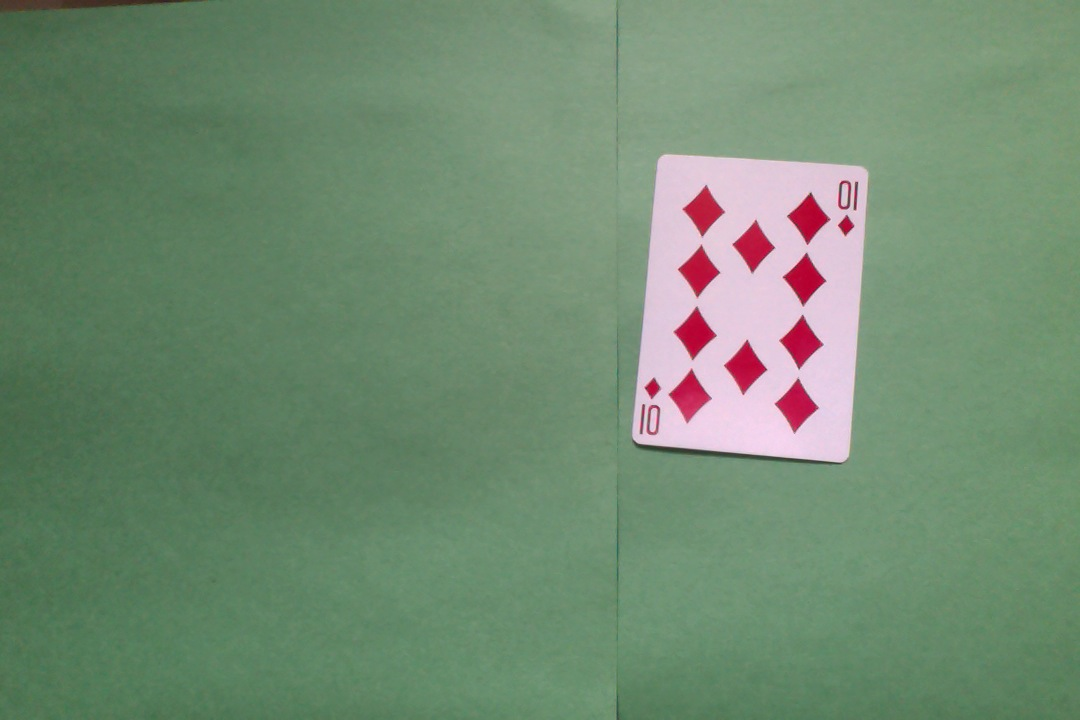
#> input picture test1.jpg, 1080 x 720 px, given in place of the camera
$ python VisualBlackjack.py   (Python 2 division)
#> lines starting #> are read from the running program, lines starting #| are printed output that depends on the picture; after the words box and inside, x2 and y2 are one past the last pixel; in counts of white or black regions, pixels touching at a corner belong together
### ContourValue.py
'''
Created on May 7, 2015
@author: sabinasmajlaj
'''

import math
from operator import itemgetter

import cv2

from Cards import Cards
from TemplateMatcher import TemplateMatcher
import numpy as np
from BlackjackLogic import BlackjackLogic
from BlackjackLogic import RESULTS

class ContourValue():

    '''
    Given the original image and a contour of a card, get its rank
    '''
    def getContourValue(self, img, cnt, b_thresh):
        # Black out everything except the card we're dealing with
        mask = np.zeros_like(img)
        cv2.drawContours(mask, [cnt], 0, (255, 255, 255), -1)
        card_img = np.zeros_like(img)
        card_img[mask == (255, 255, 255)] = img[mask == (255, 255, 255)]

        red_boundary = ([170, 0, 0], [255, 255, 255])
        lower_boundary = np.array(red_boundary[0], dtype="uint8")
        upper_boundary = np.array(red_boundary[1], dtype="uint8")
        # Apply a mask to the image, using the boundaries
        mask = cv2.inRange(card_img, lower_boundary, upper_boundary)
        no_red = cv2.bitwise_and(card_img, card_img, mask = mask)

        # Binarize the image
        imggray = cv2.cvtColor(no_red, cv2.COLOR_BGR2GRAY)

        ret, card_img = cv2.threshold(imggray, b_thresh, 255, 0)

        cnt, hier = cv2.findContours(card_img, cv2.RETR_TREE, cv2.CHAIN_APPROX_SIMPLE)
        if len(cnt) > 30:
            return len(cnt)
        cnt_count = 0
        for element in hier[0]:
            if element[3] == 0:
                cnt_count += 1

        if cnt_count == 16:
            return 10
        else:
            return cnt_count - 4

    def __init__(self):
        return None

### VisualBlackjack.py
'''
Created on Apr 27, 2015

@author: Kevin Walters
'''


import math
from operator import itemgetter

import cv2

from Cards import Cards
from TemplateMatcher import TemplateMatcher
import numpy as np
from BlackjackLogic import BlackjackLogic
from BlackjackLogic import RESULTS
from ContourValue import ContourValue
from argparse import ArgumentParser

CORNER_LEFT = 0
CORNER_RIGHT = 70
CORNER_TOP = 15
CORNER_BOTTOM = 100
SUIT_TOP = 100
SUIT_BOTTOM = 170
SUIT_LEFT = 0
SUIT_RIGHT = 70
STATES = ["WAIT_NO_MVMNT", "WAIT_MVMNT"]
CARD_VALUE = 10

'''
Given a card's contour, determines its rank
Order of steps:
    1. Color the entire contour area white
    2. Determine the card corners from the contours
    3. Perform a perspective transform, to get a top-down, 500x700 view of the card
    4. Get the rank view from the top-left corner of the card (to speed up template matching)
    5. Use the template matcher on the corner to determine the rank
'''
# [90 lines left out: function getRank, not called in this run]

'''
Computes the difference between three consecurite grayscale frames.
Helps to determine if a movement is occuring in the frame
'''
def frame_difference(frames):
    diff1 = cv2.absdiff(frames[2], frames[1])
    diff2 = cv2.absdiff(frames[1], frames[0])
    return cv2.bitwise_and(diff1, diff2)

def readImage(img, green_thresh, b_thresh, calibrate=0):
    # A boundary for any non-green pixel
    green_boundary = ([0, green_thresh, 0], [255, 255, 255])
    #green_boundary = thresh_value
    lower_boundary = np.array(green_boundary[0], dtype="uint8")
    upper_boundary = np.array(green_boundary[1], dtype="uint8")
    # Apply a mask to the image, using the boundaries
    mask = cv2.inRange(img, lower_boundary, upper_boundary)
    no_green = cv2.bitwise_and(img, img, mask = mask)

    kernel = np.ones((1,1), np.uint8)
    no_green = cv2.morphologyEx(no_green, cv2.MORPH_CLOSE, kernel)
    no_green = cv2.morphologyEx(no_green, cv2.MORPH_OPEN, kernel)
    no_green = cv2.morphologyEx(no_green, cv2.MORPH_CLOSE, kernel)
    to_binary = no_green.copy()

    imggray = cv2.cvtColor(to_binary, cv2.COLOR_BGR2GRAY)
    ret, b_img = cv2.threshold(imggray, 0, 255, 0)

    cv2.imwrite("Output.png", b_img)

    cnt, _ = cv2.findContours(b_img, cv2.RETR_EXTERNAL, cv2.CHAIN_APPROX_SIMPLE)

    if calibrate == 1:
        return len(cnt)

    if len(cnt) < 3 and calibrate == 0:
        print "There are not enough cards on the table."
        print "The dealer should receive one card, and the user two"
        return None, -1
    hand = []
    dealer = []
    cv = ContourValue()
    if calibrate != 0 and len(cnt) != 1:
        print "Please use only one card, a ten, to calibrate the system"
        exit()
    card_val = None
    for j in range(len(cnt)):
        if cv2.contourArea(cnt[j]) < 1000: #10k to 1k
            continue

        card_val = cv.getContourValue(img, cnt[j], b_thresh)
        if card_val > 10:
            card_val = getRank(img, cnt[j], b_thresh)

        M = cv2.moments(cnt[j])
        cy = int(M['m01']/M['m00'])
        if cy < 0.4*img.shape[0]:
            isDealer = True
        else:
            isDealer = False
        if not card_val and not isDealer:
            print "Could not identify any cards. Please make cards more visible."
            return
        if not isDealer:
            hand.append(card_val)
        else:
            dealer.append(card_val)

    if len(hand) < 2 and calibrate == 0:
        print "Player should have at least 2 cards! Has %d" % len(hand)
        return

    print_hand = [Cards.CARDS[c] for c in hand]
    print_dealer = [Cards.CARDS[c] for c in dealer]

    if len(dealer) == 0 and calibrate == 0:
        print "Dealer does not have a card. Please place the dealer's card on the top part of the table."
        return
    if calibrate == 0:
        print "Current hand:", print_hand
        print "Dealer:", print_dealer

        if len(dealer) == 1:
            blackjack = BlackjackLogic(hand, dealer[0])
            decision = blackjack.getDecision()
        elif len(dealer) == 2:
            blackjack = BlackjackLogic(hand, dealer)
            decision = blackjack.getResult()
            print decision
        else:
            print "Invalid table - dealer should only have 2 cards max."
            return
        print RESULTS[decision]
    return card_val

def getThreshold():
        # Open the webcam and read an image
        print "Calibrating thresholds..."
        cap = cv2.VideoCapture(0)
        if cap.isOpened():
            ret, frame = cap.read()
#> frame is the input picture: shape (720, 1080, 3); mean B, G, R 113.1, 139.1, 113
        else:
            cap.open()
            ret, frame = cap.read()
        frame_buffer = []
        movement_buffer = []
        #cv2.flip(frame,1) #Flip the frame
        while ret:
            cv2.imshow("out", frame)
            # Keep track of last 3 grayscale frames seen
            gray = cv2.cvtColor(frame, cv2.COLOR_BGR2GRAY)
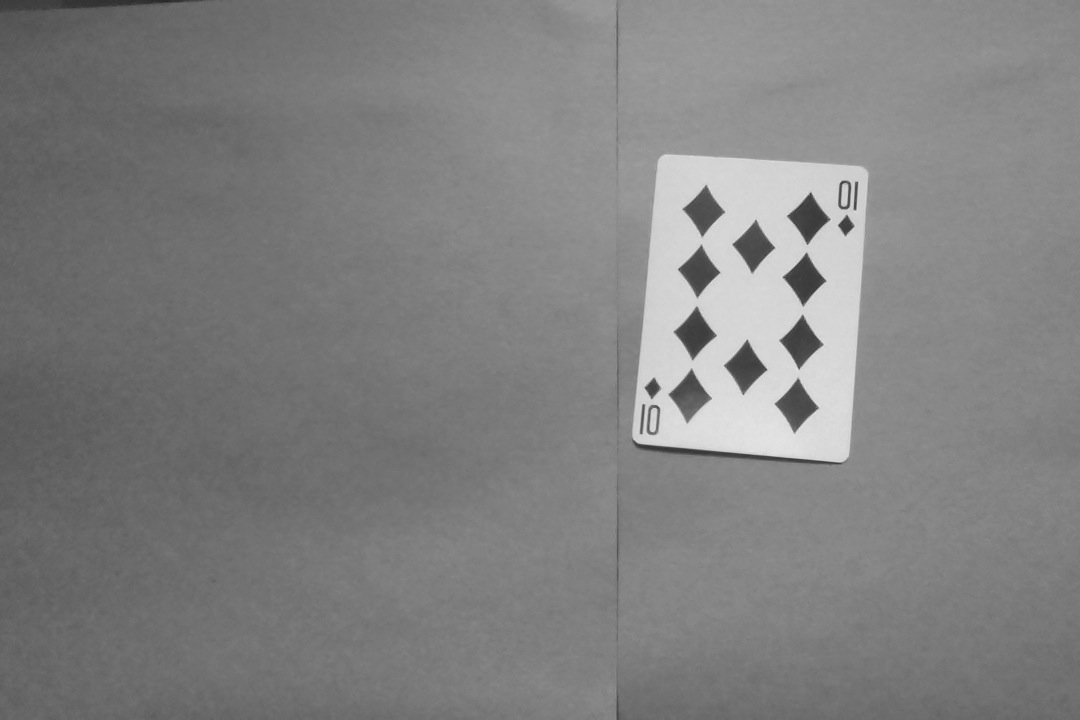
#> gray: shape (720, 1080); min 36, max 231, mean 128.4
            if len(frame_buffer) == 3:
                frame_buffer.pop(0)
            frame_buffer.append(gray)
            if len(frame_buffer) < 3:
                ret, frame = cap.read()
                continue
            # Determine if there has been significant movement based on the difference amongst the last 3 frames
            diff = frame_difference(frame_buffer)
            movement = False
            for row in diff:
                if max(row) > 45:
                    movement = True
                    break
            # Keep track of if there were movements in the last 30 frames or not
            if len(movement_buffer) == 30:
                movement_buffer.pop(0)
            movement_buffer.append(movement)

            if True not in movement_buffer and len(movement_buffer) == 30:
                break

            if cv2.waitKey(1) & 0xFF == ord('q'):
                break
            ret, frame = cap.read()


        green_thresh = 150
#> green_thresh = 150
        valid_green = []
        while green_thresh < 255:
            ret_val = readImage(frame, green_thresh, 255, calibrate=1)
#> in readImage, `green_boundary = ([0, green_thresh, 0], [255, 255, 255])`: green_boundary = ([0, 150, 0], [255, 255, 255])
#> in readImage, `lower_boundary = np.array(green_boundary[0], dtype="uint8")`: lower_boundary = [0, 150, 0]
#> in readImage, `upper_boundary = np.array(green_boundary[1], dtype="uint8")`: upper_boundary = [255, 255, 255]
#> in readImage, `mask = cv2.inRange(img, lower_boundary, upper_boundary)`:
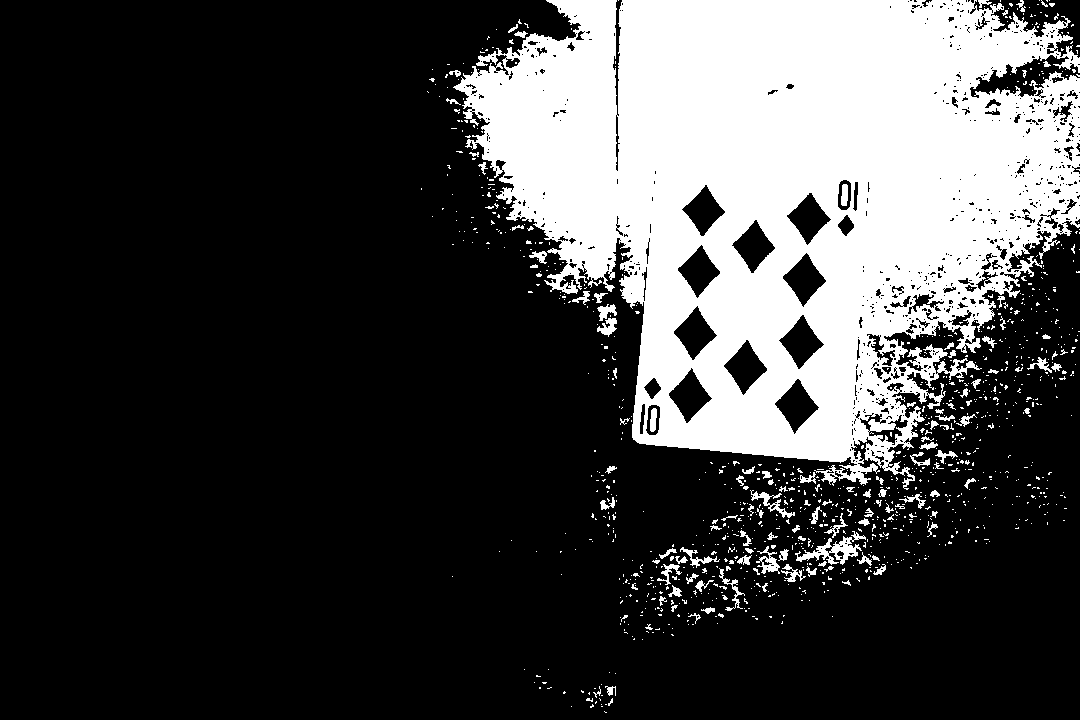
#> mask: shape (720, 1080); 25.4% white; 1108 white regions (993 under 20 px)
#> in readImage, `no_green = cv2.bitwise_and(img, img, mask = mask)`:
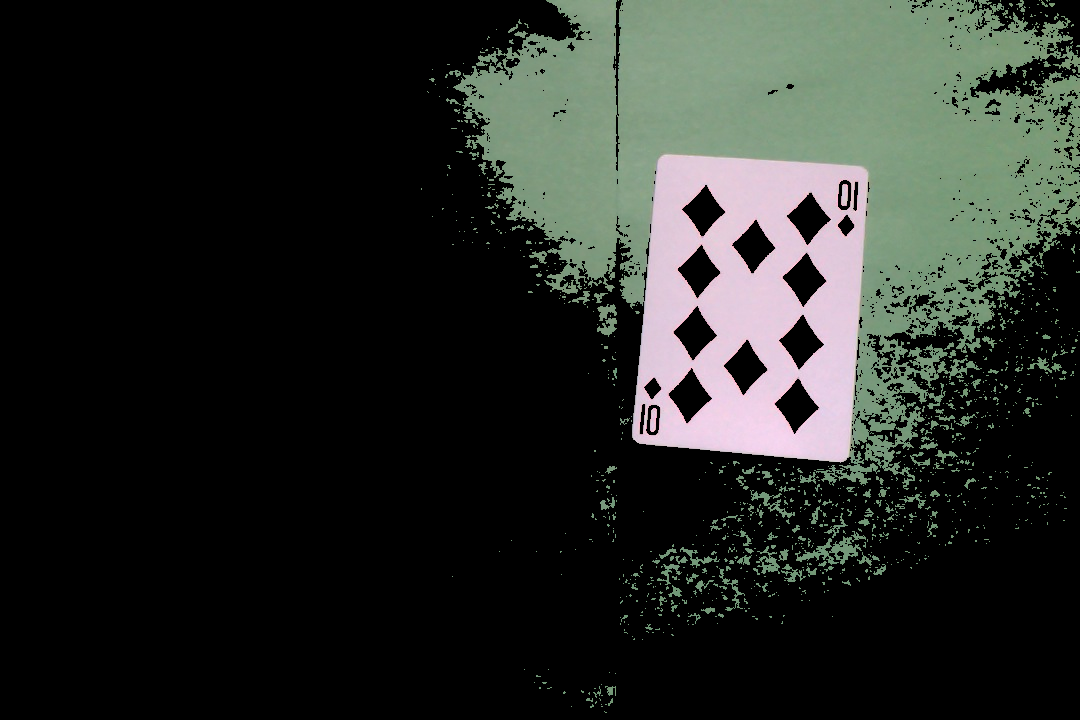
#> no_green: shape (720, 1080, 3); mean B, G, R 38.2, 42.5, 38.8
#> in readImage, `cnt, _ = cv2.findContours(b_img, cv2.RETR_EXTERNAL, cv2.CHAIN_APPROX_S..`: cnt = 1096 contours, 1030 with area under 20; largest, box (x1, y1, x2, y2) and area: (453, 0, 1080, 490) 202189, (795, 531, 866, 565) 694, (756, 546, 780, 574) 236, (750, 490, 795, 518) 228, (597, 318, 617, 337) 156
#> ret_val = 1096
            if ret_val != 1:
                green_thresh += 5
#> green_thresh = 155
            else:
                valid_green.append(green_thresh)
                green_thresh += 5
        if len(valid_green) == 0:
            print "Cannot identify card outlines. Please find better lighting."
            return None, None

        # If green threshold is set, find black/white threshold
        g_thresh = None
        for green_thresh in valid_green:
            found = False
            b_thresh = 125
            while b_thresh < 255:
                card_val = readImage(frame, green_thresh, b_thresh, calibrate=2)
#> in readImage (call 22), `mask = cv2.inRange(img, lower_boundary, upper_boundary)`: mask: shape (720, 1080); 6.5% white; 3 white regions
#> in readImage (call 22), `no_green = cv2.bitwise_and(img, img, mask = mask)`:
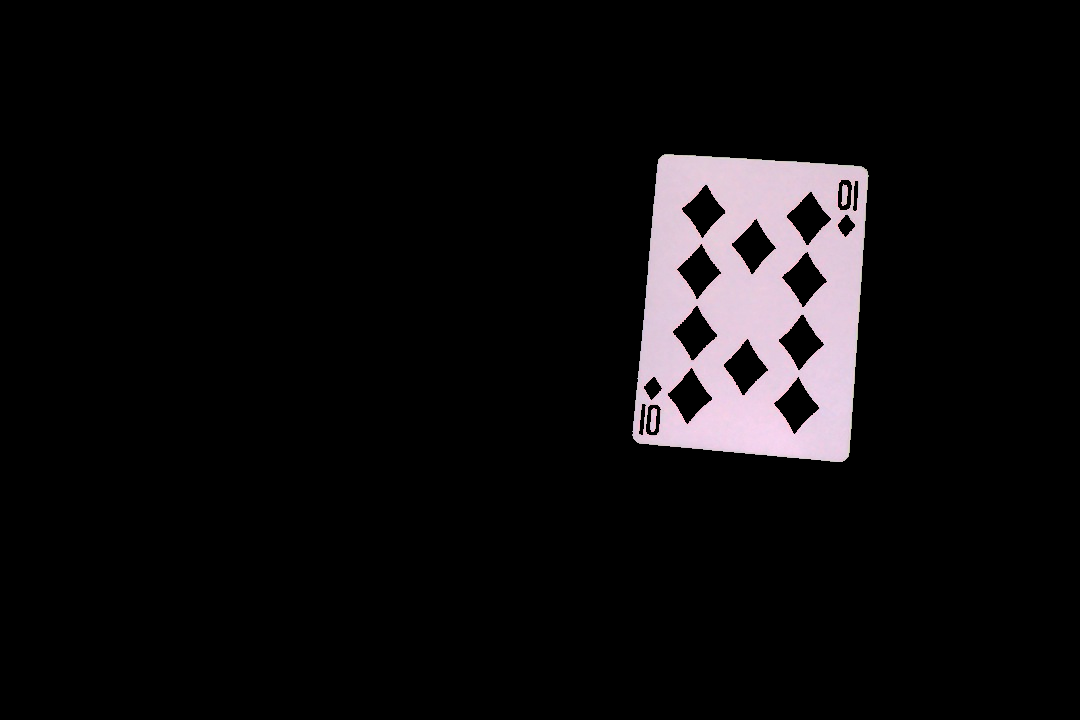
#> no_green: shape (720, 1080, 3); mean B, G, R 14.3, 13.1, 14.8
#> in readImage (call 22), `cnt, _ = cv2.findContours(b_img, cv2.RETR_EXTERNAL, cv2.CHAIN_APPROX_S..`: cnt = 1 contour; box (x1, y1, x2, y2) and area: (632, 154, 869, 462) 62580
#> in getContourValue, `cv2.drawContours(mask, [cnt], 0, (255, 255, 255), -1)`:
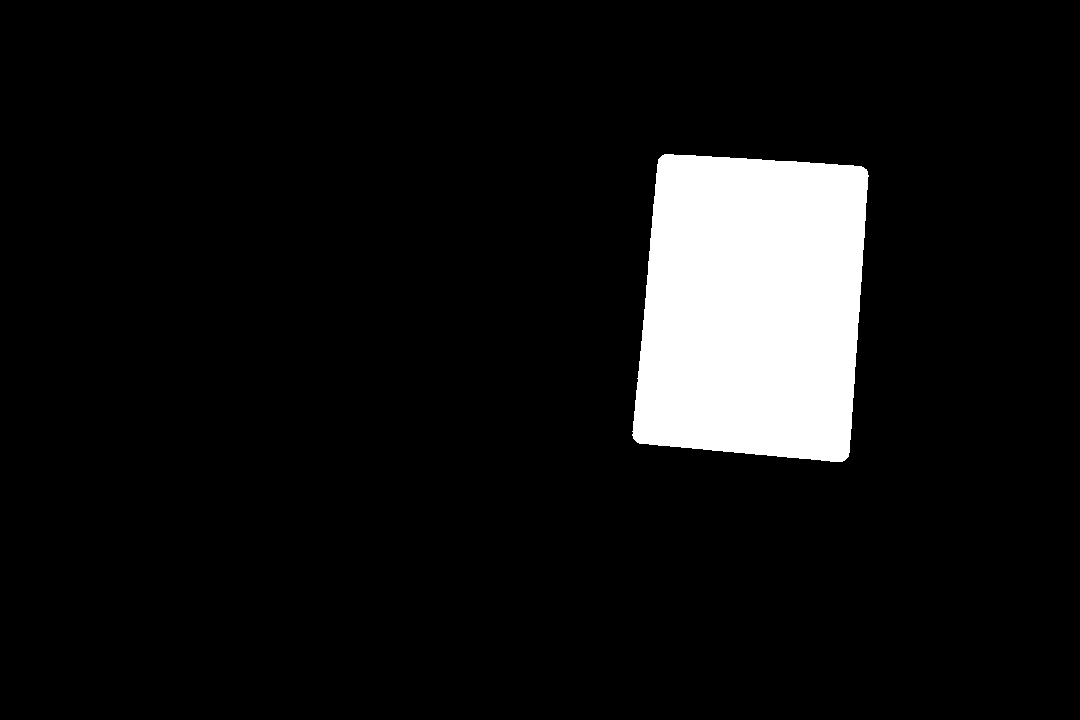
#> mask: shape (720, 1080, 3); 8.1% white; 1 white region, box (x1, y1, x2, y2) and area: (632, 154, 869, 462) 63075
#> in getContourValue, `mask = cv2.inRange(card_img, lower_boundary, upper_boundary)`: mask: shape (720, 1080); 6.5% white; 3 white regions
#> in getContourValue, `ret, card_img = cv2.threshold(imggray, b_thresh, 255, 0)`: ret = 125
#> in getContourValue, `cnt, hier = cv2.findContours(card_img, cv2.RETR_TREE, cv2.CHAIN_APPROX..`: cnt = 19 contours; largest, box (x1, y1, x2, y2) and area: (632, 154, 868, 462) 62498, (774, 378, 820, 435) 1211, (723, 339, 768, 396) 1200, (778, 314, 825, 371) 1200, (668, 367, 713, 424) 1183
#> the loop in getContourValue, `for element in hier[0]:` made 19 passes
#> element on passes 1 to 12: [-1, -1, 1, -1], [3, -1, 2, 0], [-1, -1, -1, 1], [4, 1, -1, 0], [5, 3, -1, 0], [6, 4, -1, 0], [7, 5, -1, 0], [8, 6, -1, 0], [9, 7, -1, 0], [10, 8, -1, 0], [11, 9, -1, 0], [12, 10, -1, 0]
#> after the loop in getContourValue, `for element in hier[0]:`: cnt_count = 16
#> in readImage (call 22), `card_val = cv.getContourValue(img, cnt[j], b_thresh)`: card_val = 10
#> in readImage (call 22), `M = cv2.moments(cnt[j])`: M = moments, m00 62579.5, centre m10/m00, m01/m00 = (752, 306.7)
#> in readImage (call 22), `cy = int(M['m01']/M['m00'])`: cy = 306
#> in readImage (call 22), `print_hand = [Cards.CARDS[c] for c in hand]`: print_hand = ['Ten']
#> card_val = 10
                if card_val != CARD_VALUE:
                    b_thresh += 5
                else:
                    found = True
                    g_thresh = green_thresh
                    break
            if found:
                break
        if not found:
            print "Could identify cards, but not card contents. Please find better lighting."
            return g_thresh, None
        print "Calibration complete."
        return g_thresh, b_thresh

if __name__ == '__main__':
    state = 0
    # Get the correct thresholds (one for green background, one for card contents)
    green_thresh, b_thresh = getThreshold()
    if not green_thresh or not b_thresh:
        exit()

    #Start
    cap = cv2.VideoCapture(0)
    if cap.isOpened():
        ret, frame = cap.read()
    else:
        cap.open()
        ret, frame = cap.read()
    frame_buffer = []
    movement_buffer = []
    cv2.flip(frame, 1)
    while ret:
        cv2.imshow("out", frame)
        # Keep track of last 3 grayscale frames seen
        gray = cv2.cvtColor(frame, cv2.COLOR_BGR2GRAY)
        if len(frame_buffer) == 3:
            frame_buffer.pop(0)
        frame_buffer.append(gray)
        if len(frame_buffer) < 3:
            ret, frame = cap.read()
            continue
        # Determine if there has been significant movement based on the difference amongst the last 3 frames
        diff = frame_difference(frame_buffer)
        movement = False
        for row in diff:
            if max(row) > 45:
                movement = True
                break
        # Keep track of if there were movements in the last 30 frames or not
        if len(movement_buffer) == 30:
            movement_buffer.pop(0)
        movement_buffer.append(movement)

        # If waiting for no movement, and there has been no movement, read the image
        if state == 0 and len(movement_buffer) == 30 and True not in movement_buffer:
            state = 1
            print "Deciding action..."
            #img = cv2.imread("full_img.jpg")

            readImage(frame, green_thresh, b_thresh)
        # If waiting for a movement (already read this hand), and there has been one, enter other state
        elif state == 1 and True in movement_buffer:
            print "Waiting for new hand..."
            state = 0
        if cv2.waitKey(1) & 0xFF == ord('q'):
            break
        ret, frame = cap.read()
    cap.release()
    cv2.destroyAllWindows()
